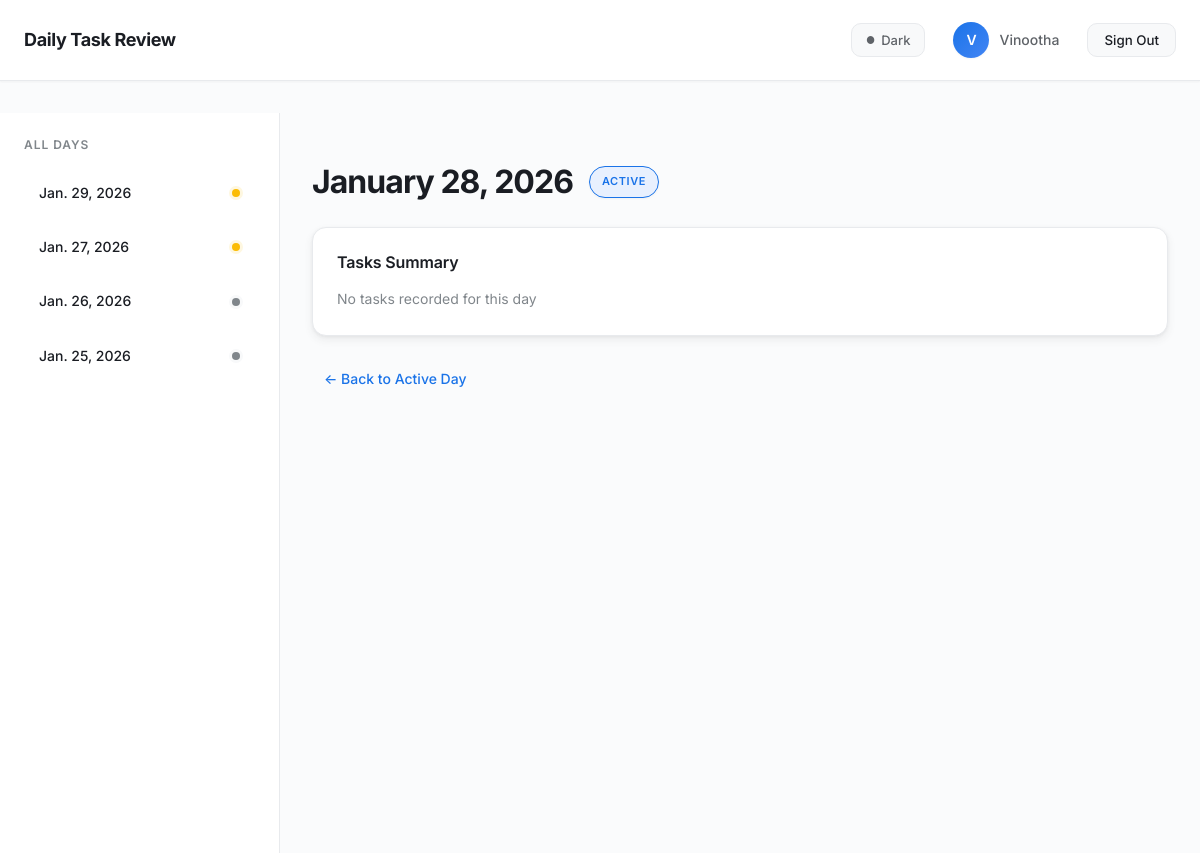
Page /day/27/ (signed in) on the committed database.
### tasks/models.py (models this page shows, shortened)
class Day(models.Model):
    user = models.ForeignKey(
        User, on_delete=models.CASCADE, related_name="days")
    date = models.DateField()
    status = models.CharField(
        max_length=10,
        choices=DayStatus.choices,
        default=DayStatus.OPEN,
    )
    is_active = models.BooleanField(default=False)
    created_at = models.DateTimeField(auto_now_add=True)
    closed_at = models.DateTimeField(null=True, blank=True)
    class Meta:
        unique_together = ("user", "date")
        ordering = ["-date"]

### tasks/views.py (the view)
# urls.py: path("day/<int:day_id>/", views.day_view, name="day_view"),
def day_view(request, day_id):
    user = request.user
    day = get_object_or_404(Day, id=day_id, user=user)
    active_day = get_active_day(user)
    return render(request, "tasks/day.html", {
        "day": day,
        "is_active": day.is_active,
        "is_open": day.status == "OPEN",
        "incomplete_tasks": day.tasks.filter(status=TaskStatus.PENDING),
        "completed_tasks": day.tasks.filter(status=TaskStatus.COMPLETED),
        "all_days": Day.objects.filter(user=user).order_by("-date"),
        "active_day": active_day,
    })

### tasks/services.py (called while the page is built, shortened)
def get_active_day(user):
    active = Day.objects.filter(user=user, is_active=True).first()
    if active:
        return active

### tasks/templates/tasks/day.html (shortened to what this page needs)
{% extends "base.html" %}
{% block content %}
<div class="layout">
  <aside class="sidebar">
    <h3>All Days</h3>
    {% for d in all_days %}
      {% if d.id != active_day.id %}
        <a href="{% url 'day_view' d.id %}"
           class="day-link {% if d.id == day.id %}active-day{% endif %}">
          {{ d.date }}
          {% if d.status == 'OPEN' %}<span class="dot yellow"></span>{% endif %}
          {% if d.status == 'CLOSED' %}<span class="dot gray"></span>{% endif %}
        </a>
      {% endif %}
    {% endfor %}
  </aside>
  <main class="main">
    <header class="day-header">
      <h1>{{ day.date|date:"F j, Y" }}</h1>
      {% if is_active %}
        <span class="badge active">Active</span>
      {% elif is_open %}
        <span class="badge open">Open</span>
      {% else %}
        <span class="badge closed">Closed</span>
      {% endif %}
    </header>
    <section class="day-card">
      <h3>Tasks Summary</h3>
      {% if not incomplete_tasks and not completed_tasks %}
        <p class="muted">No tasks recorded for this day</p>
      {% endif %}
    </section>
    <a href="{% url 'today' %}" class="back-link">← Back to Active Day</a>
  </main>
</div>
{% endblock %}

### tasks/templates/base.html (shortened to what this page needs)
{% load static %}
<!DOCTYPE html>
<html lang="en">
<head>
  <link rel="stylesheet" href="{% static 'tasks/style.css' %}?v=4">
</head>
<body>
<div class="app">
  {% if user.is_authenticated %}
    <header class="topbar">
      <h1 class="logo">Daily Task Review</h1>
      <div class="header-actions">
        <button class="theme-toggle" id="themeToggle" aria-label="Toggle dark mode">
          <span class="theme-icon" id="themeIcon">●</span>
          <span id="themeLabel">Dark</span>
        </button>
        <a href="{% url 'account' %}" class="account-link">
          <span class="avatar">
            {{ user.username|first|upper }}
          </span>
          <span class="username">{{ user.username }}</span>
        </a>
        <form method="post" action="{% url 'logout' %}">
          <button class="logout-btn">Sign Out</button>
        </form>
      </div>
    </header>
  {% endif %}
  <main>
    {% block content %}{% endblock %}
  </main>
</div>
</body>
</html>

### rows in the picture
Day: date "Jan. 29, 2026", status "OPEN" (drawn)
Day: date "Jan. 27, 2026", status "OPEN" (drawn)
Day: date "Jan. 26, 2026", status "CLOSED" (drawn)
Day: date "Jan. 25, 2026", status "CLOSED" (drawn)
Day: date "January 28, 2026"

### other values in the picture
{{ user.username|first|upper }} "V"
{{ user.username }} "Vinootha"
